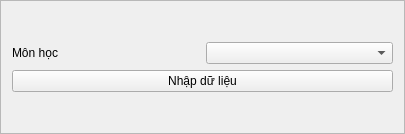
<?xml version="1.0" encoding="UTF-8"?>
<ui version="4.0">
 <class>import_data_frame</class>
 <widget class="QFrame" name="import_data_frame">
  <property name="geometry">
   <rect>
    <x>0</x>
    <y>0</y>
    <width>405</width>
    <height>134</height>
   </rect>
  </property>
  <property name="windowTitle">
   <string>Nhập dữ liệu</string>
  </property>
  <property name="frameShape">
   <enum>QFrame::StyledPanel</enum>
  </property>
  <property name="frameShadow">
   <enum>QFrame::Raised</enum>
  </property>
  <layout class="QVBoxLayout" name="verticalLayout_2">
   <item>
    <layout class="QVBoxLayout" name="verticalLayout">
     <item>
      <layout class="QHBoxLayout" name="horizontalLayout">
       <item>
        <widget class="QLabel" name="subject_label">
         <property name="text">
          <string>Môn học</string>
         </property>
        </widget>
       </item>
       <item>
        <widget class="QComboBox" name="subject_combo_box"/>
       </item>
      </layout>
     </item>
     <item>
      <widget class="QPushButton" name="import_data_button">
       <property name="text">
        <string>Nhập dữ liệu</string>
       </property>
      </widget>
     </item>
    </layout>
   </item>
  </layout>
 </widget>
 <resources/>
 <connections/>
</ui>
